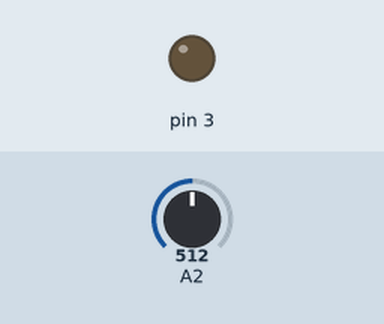
Simulated run of this sketch. Board: Arduino Uno, built with avr-gcc and run on an emulated ATmega328P. On the bench: output pins drawn as LEDs (lit = HIGH). Inputs (shaded band) come from the test bench; at power-on: A2 = 512.

Above: at 1.2 s.
1.3 s: A2 set to 716
At 1.9 s:
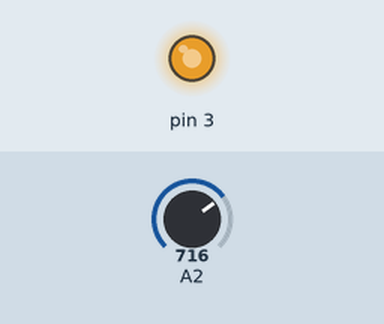
2.8 s: A2 set to 755
At 4.0 s:
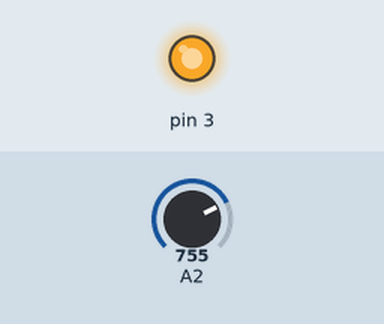
4.3 s: A2 set to 768
At 5.3 s:
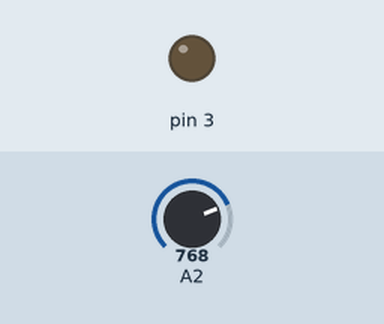
5.8 s: A2 set to 900
At 6.5 s:
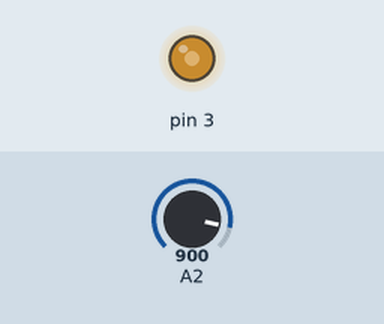
7.3 s: A2 set to 306
At 7.6 s:
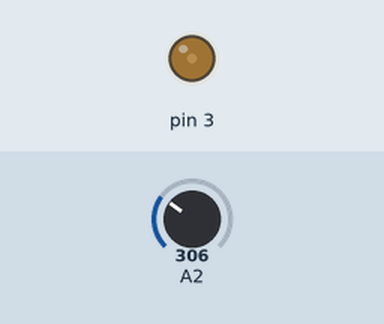
8.8 s: A2 set to 0
At 10.0 s:
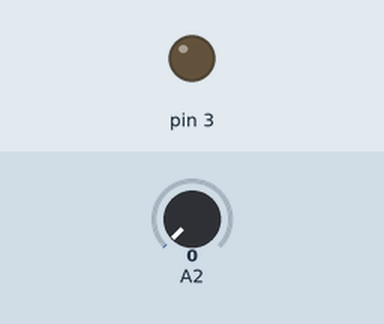
Timing chart, 0 to 11.3 s (numbered marks = the images above; inputs shaded):
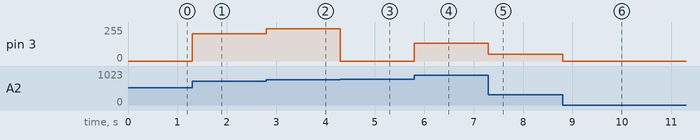

The sketch:

pr_tica_9.ino
```cpp
void setup() {
  pinMode(2, INPUT);
  pinMode(3, OUTPUT);

}

void loop() {

  analogWrite(3, analogRead(2));
}
```

Measured:
- the behaviour switches between 767 and 768 on A2 (found by bisection; images 2 and 3)
- after the input at 1.3 s, pin 3: 0/255 → 204/255 at once
- after the input at 2.8 s, pin 3: 204/255 → 243/255 at once
- after the input at 4.3 s, pin 3: 243/255 → 0/255 at once
- after the input at 5.8 s, pin 3: 0/255 → 132/255 at once
- after the input at 7.3 s, pin 3: 132/255 → 50/255 at once
- after the input at 8.8 s, pin 3: 50/255 → 0/255 at once
